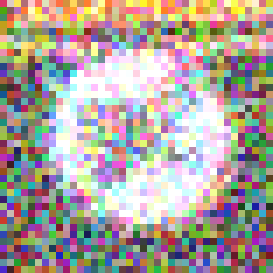
#> input picture data/GTSRB_NOISED_ONLY/Final_Training/Images/00042/00000_00014.ppm, 39 x 39 px, found by its file name (shown 7 times larger); its folder holds only this picture in this run
$ jupyter execute Batch_Noising_ORIGIN_AND_NOISED.ipynb
#> lines starting #> are read from the running program, lines starting #| are printed output that depends on the picture
[cell 1]
from scipy import misc
import numpy as np
import cv2
import imageio
import os
from os import listdir
from os.path import isfile, join
from os import walk
from itertools import count

[cell 2]
# Root path is: C:\Users\Administrator

TRAIN_IMG_DIR = '.\\traffic\\datasets\\GTSRB_Noised\\Final_Training\\Images\\00042'

[cell 3]
# Erstellt ein Array mit den Dateinamen der Bilder
image_filenames = [f for f in listdir(TRAIN_IMG_DIR) if f.endswith(".ppm")]

f = []
for (dirpath, dirnames, filenames) in walk(TRAIN_IMG_DIR):
    f.extend(filenames)
    break

# Erstellt ein Array mit dem absoluten Verzeichnispfad der Bilder
images_absolute_filepaths = []

for i in image_filenames:
    abs_file_path = os.path.join(TRAIN_IMG_DIR, i)
    images_absolute_filepaths.append(abs_file_path)

[cell 4]
#print(image_filenames)

#print(images_absolute_filepaths)
#len(images_absolute_filepaths)

[cell 5]
loop_counter = 0
position_in_image_filenames = -1
for img in images_absolute_filepaths:
    if loop_counter == 30:
        loop_counter = 0
    loop_counter += 1
    ###### OPEN IMAGE ######
    opened_img = cv2.imread(img,1)
#> opened_img is the input picture: shape (39, 39, 3); mean B, G, R 155.5, 162.4, 171.4
    if position_in_image_filenames < len(image_filenames)-1:
        position_in_image_filenames += 1
    ###### NOISING IMAGE ######
    noised_image = opened_img + 3 * opened_img.std() * np.random.random(opened_img.shape)
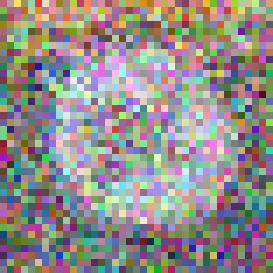
#> noised_image: shape (39, 39, 3) float64 (shown 7 times larger); mean B, G, R 258.4, 263.6, 272.3; drawn with min black and max white
    filename_class = image_filenames[position_in_image_filenames].split("_")
    ##print("Filename Class: " + filename_class[0])
    generate_new_filename = (filename_class[0]+"_%05i.ppm" % i for i in count(29+loop_counter))
    ##print("Loop Counter: ", loop_counter)
    new_filename = next(generate_new_filename)
    ##print("New Filename: " + new_filename)
    new_filepath = os.path.join(TRAIN_IMG_DIR, new_filename)
    ##print("New Filepath: " + new_filepath)
    ##print()
    ###### SAVE NEW ROTATED IMAGE ######
    cv2.imwrite(new_filepath, noised_image)
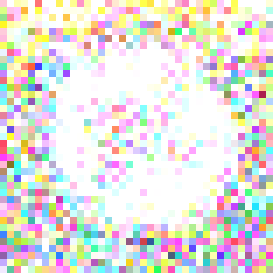
#> saved as 00000_00030.ppm: shape (39, 39, 3) (shown 7 times larger); mean B, G, R 218.9, 223.2, 226.6

$ run again, on data/GTSRB_NOISED_ONLY/Final_Training/Images/00042/00004_00007.ppm
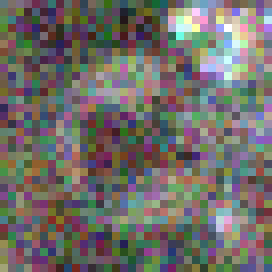
#> input picture data/GTSRB_NOISED_ONLY/Final_Training/Images/00042/00004_00007.ppm, 34 x 34 px, found by its file name (shown 8 times larger)
#> opened_img is the input picture: shape (34, 34, 3); mean B, G, R 104.5, 108.7, 112.2
#> `noised_image = opened_img + 3 * opened_img.std() * np.random.random(op..`:
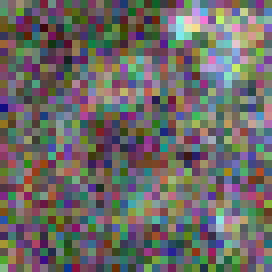
#> noised_image: shape (34, 34, 3) float64 (shown 8 times larger); mean B, G, R 168.3, 172, 175.9; drawn with min black and max white
#> `cv2.imwrite(new_filepath, noised_image)`:
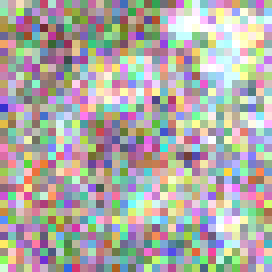
#> saved as 00004_00030.ppm: shape (34, 34, 3) (shown 8 times larger); mean B, G, R 166, 169.8, 173.8

$ run again, on data/GTSRB_NOISED_ONLY/Final_Training/Images/00042/00004_00008.ppm
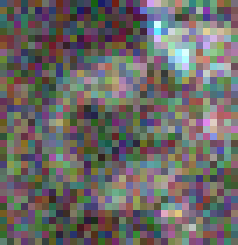
#> input picture data/GTSRB_NOISED_ONLY/Final_Training/Images/00042/00004_00008.ppm, 34 x 35 px, found by its file name (shown 7 times larger)
#> opened_img is the input picture: shape (35, 34, 3); mean B, G, R 101.4, 104, 106.4
#> `noised_image = opened_img + 3 * opened_img.std() * np.random.random(op..`:
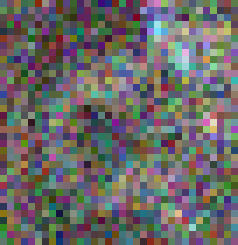
#> noised_image: shape (35, 34, 3) float64 (shown 7 times larger); mean B, G, R 162.1, 164.2, 166.9; drawn with min black and max white
#> `cv2.imwrite(new_filepath, noised_image)`:
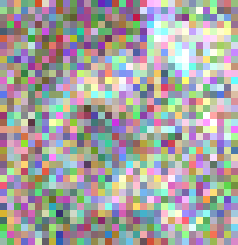
#> saved as 00004_00030.ppm: shape (35, 34, 3) (shown 7 times larger); mean B, G, R 160.8, 163, 165.9

$ run again, on data/GTSRB_NOISED_ONLY/Final_Training/Images/00042/00005_00014.ppm
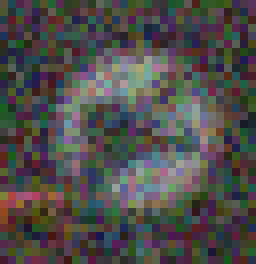
#> input picture data/GTSRB_NOISED_ONLY/Final_Training/Images/00042/00005_00014.ppm, 32 x 33 px, found by its file name (shown 8 times larger)
#> opened_img is the input picture: shape (33, 32, 3); mean B, G, R 74.7, 76.8, 78.6
#> `noised_image = opened_img + 3 * opened_img.std() * np.random.random(op..`:
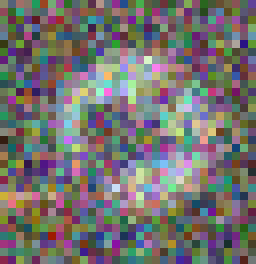
#> noised_image: shape (33, 32, 3) float64 (shown 8 times larger); mean B, G, R 124.4, 125.6, 128.1; drawn with min black and max white

$ run again, on data/GTSRB_NOISED_ONLY/Final_Training/Images/00042/00000_00018.ppm
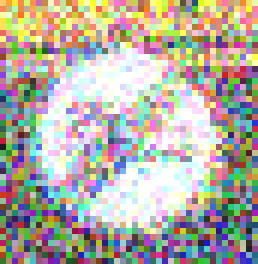
#> input picture data/GTSRB_NOISED_ONLY/Final_Training/Images/00042/00000_00018.ppm, 43 x 44 px, found by its file name (shown 6 times larger)
#> opened_img is the input picture: shape (44, 43, 3); mean B, G, R 163, 173.3, 178.4
#> `noised_image = opened_img + 3 * opened_img.std() * np.random.random(op..`:
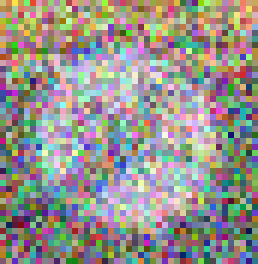
#> noised_image: shape (44, 43, 3) float64 (shown 6 times larger); mean B, G, R 265.8, 275.3, 281.3; drawn with min black and max white
#> `cv2.imwrite(new_filepath, noised_image)`:
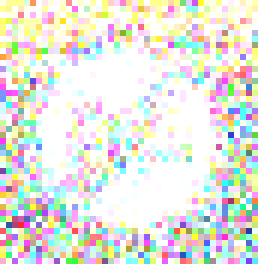
#> saved as 00000_00030.ppm: shape (44, 43, 3) (shown 6 times larger); mean B, G, R 221, 228.5, 228.4
